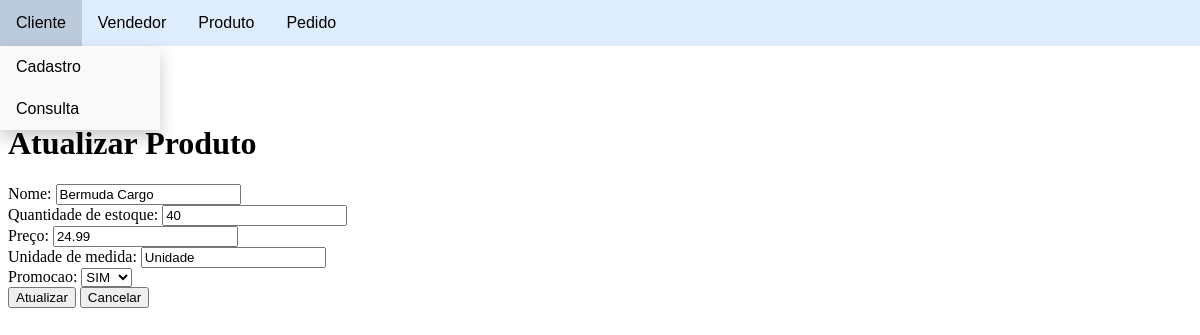
The app's page /produto/atualizarProduto.php?id=4 with its own data.
### tables this page shows
CREATE TABLE tb_produto(
	id INTEGER AUTO_INCREMENT PRIMARY KEY,
	nome VARCHAR(100),
	qtde_estoque INTEGER,
	preco NUMERIC(10,2),
	unidade_medida VARCHAR(20),
	promocao CHAR(3)  
) engine INNODB;

### produto/atualizarProduto.php (the view, shortened to what this page needs)
<!DOCTYPE html>
<html lang="en">
<head>
</head>
<body>
    <?php include('../navbar.php');
    ?>
    <h1>Atualizar Produto</h1>
    <?php
        if(isset($_GET['id'])){
            include('../conexao.php');
            $id = $_GET['id'];
            $query = "SELECT * FROM tb_produto WHERE id = $id";
            $resu = mysqli_query($con, $query);
            $row = mysqli_fetch_assoc($resu);
    ?>
    <form method="post">
            <label> Nome:
            <input type="text" maxlength="100" name="nome" required value="<?php echo $row['nome'] ; ?>">
            </label>
            <br>
            <label> Quantidade de estoque: </label>
            <input type="number" maxlength="100" name="qtde" required value="<?php echo $row['qtde_estoque'] ; ?>">
            <br>
            <label> Preço: </label>
            <input type="numeric" maxlength="10" name="preco" value="<?php echo $row['preco']; ?>">
            <br>
            <label> Unidade de medida: </label>
            <input type="text" maxlength="50" name="medida" required value="<?php echo $row['unidade_medida'] ; ?>">
            <br>
            <label> Promocao: </label>
            <select name="promocao" id="promocao">
                <option value="SIM"> SIM </option>
            </select>
            <br>
            <input type="submit" name="atualizar" value="Atualizar">
            <input type="submit" name="cancelar" value="Cancelar">
        </form>
    <?php
        }
    ?>
</body>
</html>

### records on screen
tb_produto: nome "Bermuda Cargo", qtde "40", preco "24.99", medida "Unidade"
